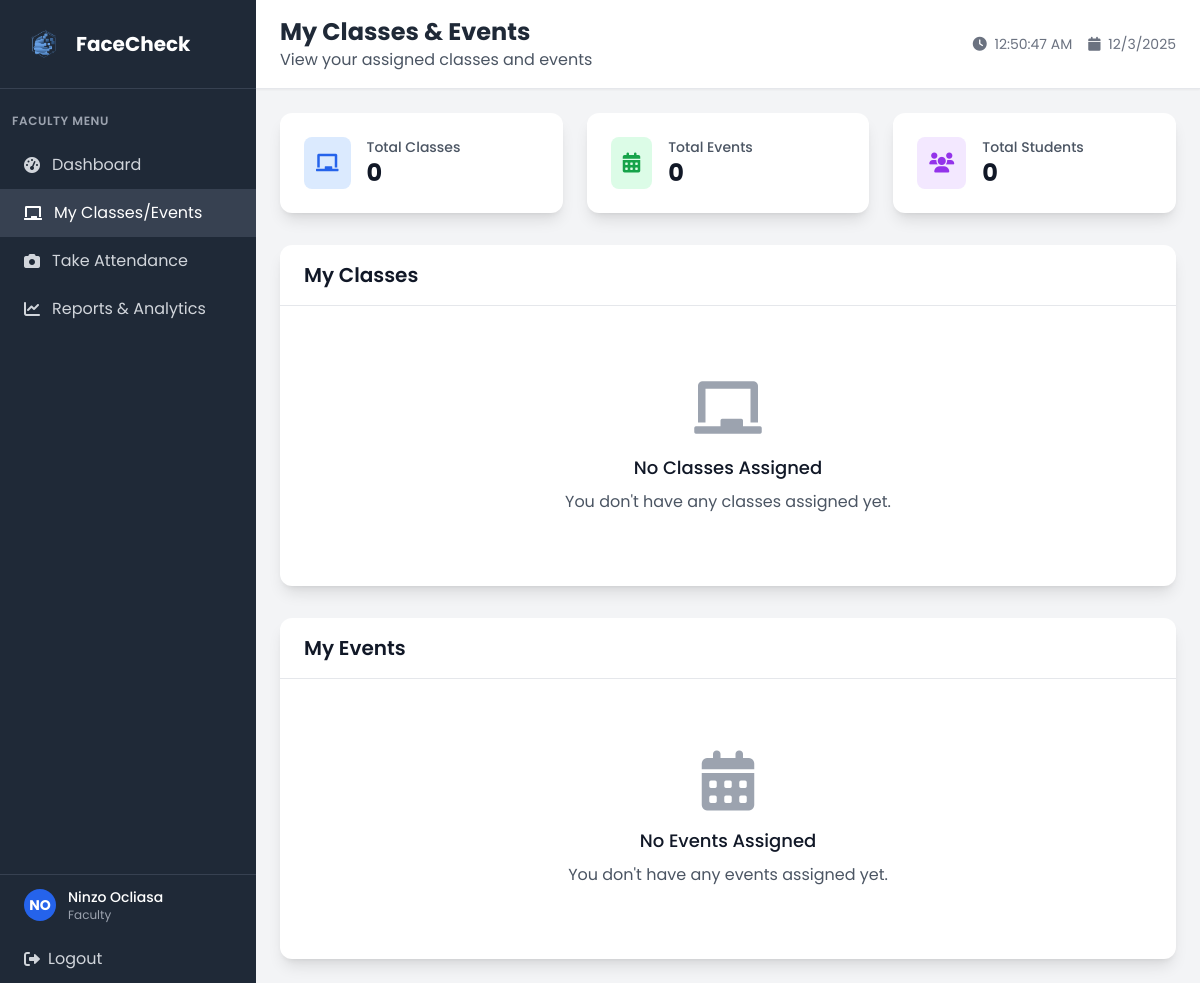
Page /faculty/my_classes (signed in) on the earlier database version.
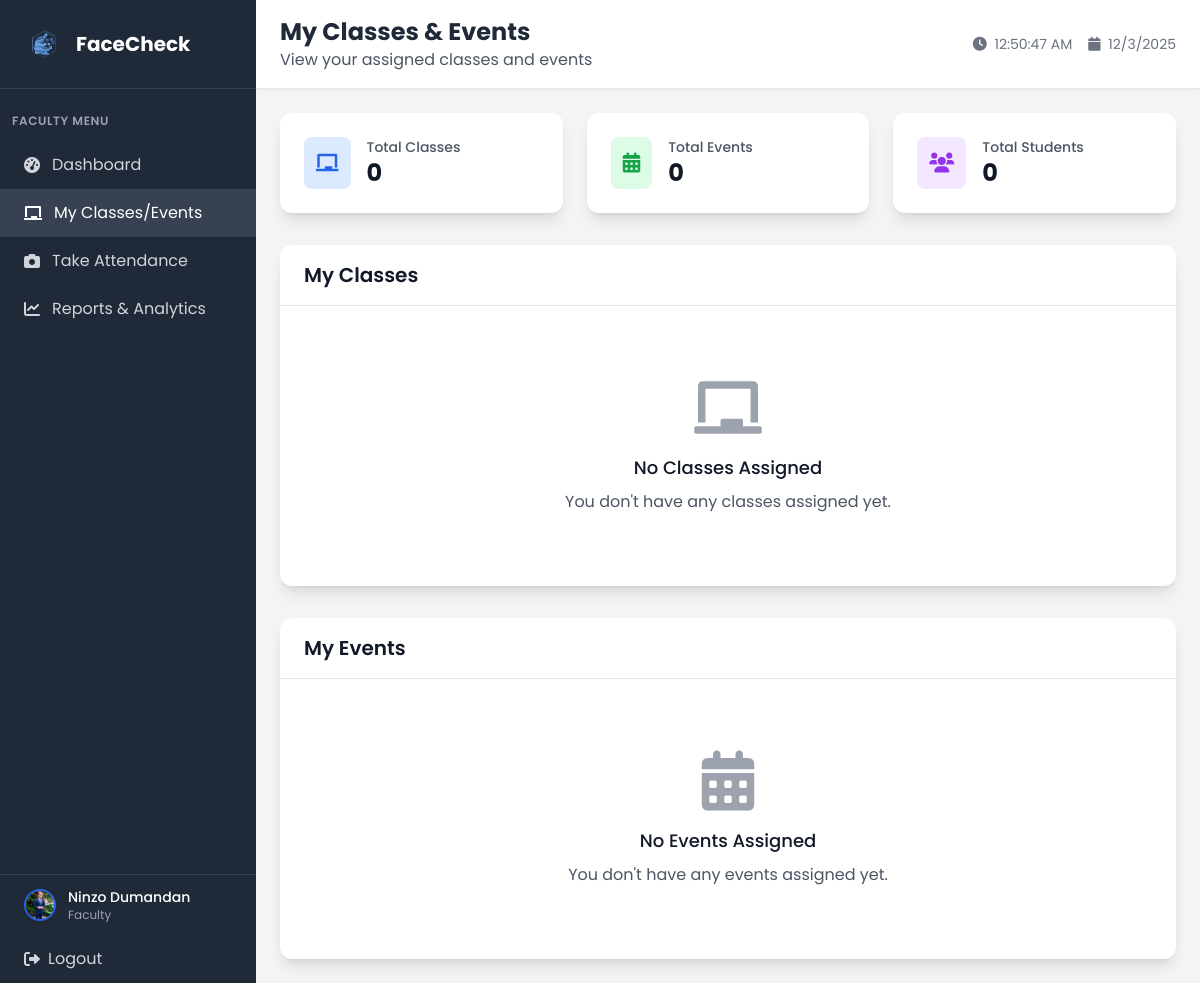
Same page on the later database version.
### tables this page shows
CREATE TABLE user (
            user_id INTEGER PRIMARY KEY AUTOINCREMENT,
            idno VARCHAR(20) NOT NULL UNIQUE,
            firstname VARCHAR(50) NOT NULL,
            lastname VARCHAR(50) NOT NULL,
            role VARCHAR(10) NOT NULL CHECK (role IN ('admin', 'faculty', 'student')),
            password VARCHAR(255) NOT NULL,
            created_at DATETIME DEFAULT CURRENT_TIMESTAMP,
            is_active BOOLEAN DEFAULT 1,
            dept_id INTEGER,
            FOREIGN KEY (dept_id) REFERENCES department(dept_id)
        );

CREATE TABLE faculty (
            faculty_id INTEGER PRIMARY KEY AUTOINCREMENT,
            position VARCHAR(30) NOT NULL,
            user_id INTEGER NOT NULL, attendance_image VARCHAR(255), profile_picture VARCHAR(255),
            FOREIGN KEY (user_id) REFERENCES user(user_id)
        );

### app.py (the view)
@app.route('/faculty/my_classes')
def faculty_my_classes():
    if 'user_id' not in session or session['role'] != 'faculty':
        return redirect(url_for('login'))
    conn = get_db_connection()
    try:
        conn.execute('ALTER TABLE faculty ADD COLUMN profile_picture VARCHAR(255)')
        conn.commit()
    except:
        pass  # Column already exists
    faculty_info = conn.execute('''
        SELECT u.*, f.faculty_id, f.position, f.attendance_image, f.profile_picture, d.dept_name
        FROM user u
        JOIN faculty f ON u.user_id = f.user_id
        LEFT JOIN department d ON u.dept_id = d.dept_id
        WHERE u.user_id = ?
    ''', (session['user_id'],)).fetchone()
    if not faculty_info:
        conn.close()
        flash('Faculty record not found', 'error')
        return redirect(url_for('faculty_dashboard'))
    classes = conn.execute('''
        SELECT c.*,
               COUNT(DISTINCT sc.student_id) as student_count,
               GROUP_CONCAT(DISTINCT d.day_name) as days
        FROM class c
        LEFT JOIN student_class sc ON c.class_id = sc.class_id
        LEFT JOIN class_days cd ON c.class_id = cd.class_id
        LEFT JOIN days d ON cd.day_id = d.day_id
        WHERE c.faculty_id = ? AND c.is_active = 1
        GROUP BY c.class_id
        ORDER BY c.class_name
    ''', (faculty_info['faculty_id'],)).fetchall()
    events = conn.execute('''
        SELECT e.*,
               COUNT(DISTINCT ea.user_id) as attendee_count
        FROM event e
        LEFT JOIN event_attendance ea ON e.event_id = ea.event_id
        WHERE e.faculty_id = ? AND e.is_active = 1
        GROUP BY e.event_id
        ORDER BY e.event_date DESC
    ''', (faculty_info['faculty_id'],)).fetchall()
    total_students = conn.execute('''
        SELECT COUNT(DISTINCT sc.student_id) as total
        FROM class c
        JOIN student_class sc ON c.class_id = sc.class_id
        WHERE c.faculty_id = ? AND c.is_active = 1
    ''', (faculty_info['faculty_id'],)).fetchone()
    conn.close()
    return render_template('faculty/faculty_my_classes.html',
                         faculty_info=faculty_info,
                         classes=classes,
                         events=events,
                         total_students=total_students['total'] if total_students else 0)

### app.py (called while the page is built)
def get_db_connection():
    try:
        conn = sqlite3.connect('facecheck.db', timeout=30.0)
        conn.row_factory = sqlite3.Row
        conn.execute('PRAGMA foreign_keys = ON')
        try:
            cur = conn.cursor()
            cur.execute("PRAGMA table_info(faculty)")
            columns = [row[1] for row in cur.fetchall()]
            if 'attendance_image' not in columns:
                cur.execute("ALTER TABLE faculty ADD COLUMN attendance_image VARCHAR(255)")
                conn.commit()
        except Exception:
            pass
        return conn
    except sqlite3.Error as e:
        print(f"Database connection error: {e}")
        raise

### templates/faculty/faculty_my_classes.html (shortened to what the changed rows need)
<!DOCTYPE html>
<html lang="en">
<head>
    <script src="https://cdn.tailwindcss.com"></script>
    <link href="https://cdnjs.cloudflare.com/ajax/libs/font-awesome/6.0.0/css/all.min.css" rel="stylesheet">
    <link rel="stylesheet" href="{{ url_for('static', filename='css/global.css') }}">
</head>
<body class="bg-gray-100">
    <div class="flex h-screen">
        <div class="w-64 bg-gray-800 text-white">
            <div class="p-6 border-b border-gray-700">
                <div class="flex items-center">
                    <h1 class="text-xl font-bold">FaceCheck</h1>
                </div>
            </div>
            <div class="absolute bottom-0 w-64 border-t border-gray-700">
                <a href="{{ url_for('faculty_profile') }}" class="flex items-center px-6 py-3 hover:bg-gray-700 transition duration-200">
                    {% if faculty_info.profile_picture %}
                    <img src="{{ url_for('static', filename='profile_pictures/' + faculty_info.profile_picture) }}"
                         alt="{{ faculty_info.firstname }} {{ faculty_info.lastname }}"
                         class="w-8 h-8 rounded-full object-cover border-2 border-blue-600 mr-3"
                         onerror="this.onerror=null; this.style.display='none'; this.nextElementSibling.style.display='flex';">
                    {% else %}
                    <div class="w-8 h-8 bg-blue-600 rounded-full flex items-center justify-center mr-3">
                        <span class="text-white text-sm font-bold">{{ faculty_info.firstname[0] }}{{ faculty_info.lastname[0] }}</span>
                    </div>
                    {% endif %}
                    <div>
                        <div class="text-sm font-medium">{{ faculty_info.firstname }} {{ faculty_info.lastname }}</div>
                        <div class="text-xs text-gray-400">Faculty</div>
                    </div>
                </a>
            </div>
        </div>
        <div class="flex-1 flex flex-col overflow-hidden">
            <header class="bg-white shadow-sm border-b border-gray-200">
                <div class="px-6 py-4">
                    <div class="flex items-center justify-between">
                        <div>
                            <h2 class="text-2xl font-bold text-gray-800">My Classes & Events</h2>
                        </div>
                    </div>
                </div>
            </header>
        </div>
    </div>
</body>
</html>

Differences in the rows shown:
now on this page (row edited): faculty: profile_picture (picture)
changed user "Ninzo": lastname "Ocliasa" → "Dumandan"; firstname "N" → (not shown); lastname "O" → (not shown)
